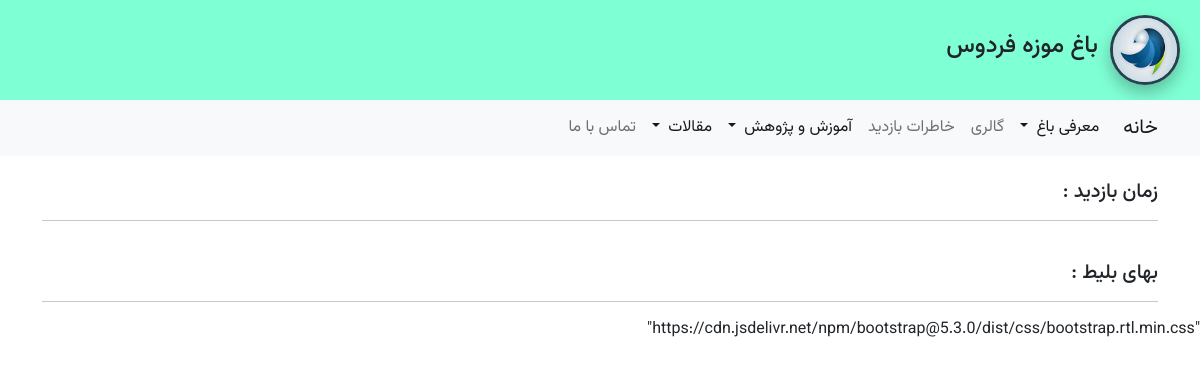
Before: /places/visiting_schedule/ with the older database file.
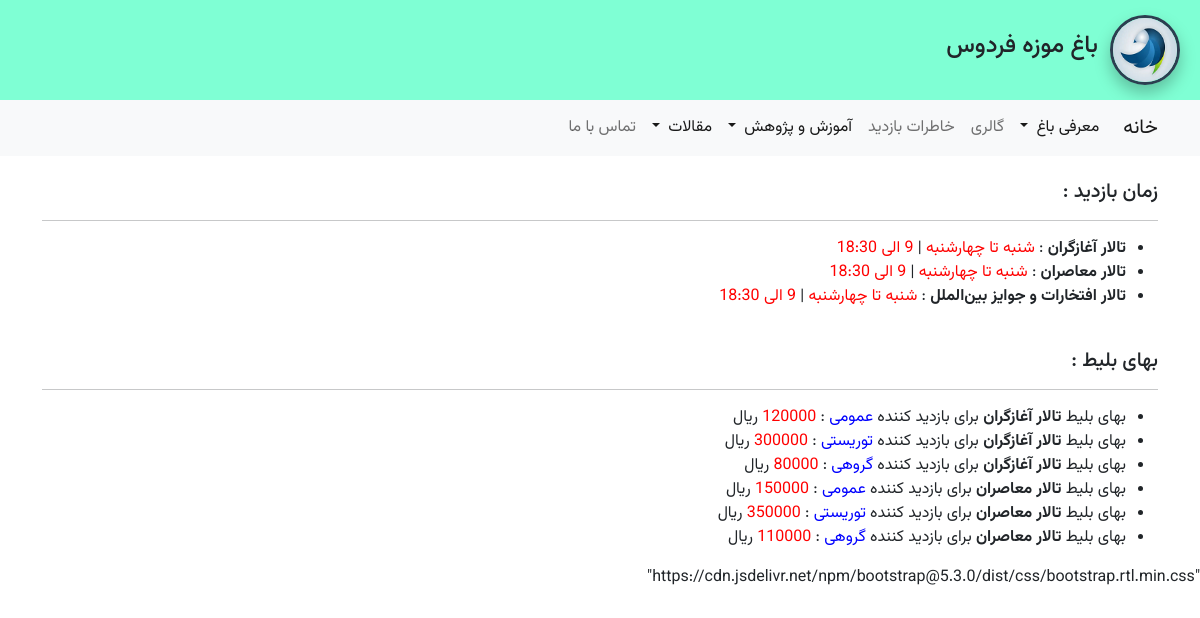
After: the same page with the newer database file.
### apps/places/models.py (models this page shows, shortened)
class Place(models.Model):
    title = models.CharField(max_length=100 , verbose_name='نام مکان')
    description = models.TextField(verbose_name='توضیحات' , default='description')
    image = models.ImageField(upload_to='images/places/', verbose_name='تصویر')
    visiting_day = models.CharField(max_length=100,verbose_name='روزهای بازدید')
    visiting_hour = models.CharField(max_length=100 , verbose_name='ساعت بازدید')
    ruls = models.TextField(verbose_name='قوانین')
    register_date = models.DateTimeField(default=timezone.now,verbose_name='تاریخ و زمان ثبت')
    def __str__(self):
        return self.title
    class Meta:
        verbose_name = 'مکان'
        verbose_name_plural = 'مکان ها'
        db_table = 't_Places'

class TicketPrice(models.Model):
    place = models.ForeignKey(Place,on_delete=models.CASCADE,verbose_name='مکان')
    visitor_type = models.ForeignKey(VisitorsType,on_delete=models.CASCADE,verbose_name='گروه بازدید')
    price = models.IntegerField(default=0 , verbose_name='بهای بلیط')
    class Meta:
        verbose_name = 'قیمت'
        verbose_name_plural ='قیمت ها'
        db_table = 't_ticket_price'

class VisitorsType(models.Model):
    type_name = models.CharField(max_length=100 , verbose_name='نوع بازدید کننده')
    def __str__(self):
        return self.type_name
    class Meta:
        verbose_name = ' نوع بازدید کننده'
        verbose_name_plural ='بازدید کنندگان'
        db_table = 't_visitors_type'

### apps/places/views.py (the view)
# urls.py: path('visiting_schedule/',views.visiting_schedule , name = 'visiting_schedule'),
def visiting_schedule (request):
   place = Place.objects.all()
   price = TicketPrice.objects.all()
   context ={
       'place' :place,
       'price' :price
   }
   return render ( request ,'place_app/visiting_schedule.html',context)

### apps/main/views.py (called while the page is built)
def media_admin(request):
    return {'media_url':settings.MEDIA_URL,}

### templates/place_app/visiting_schedule.html (shortened to what this page needs)
{% extends 'base.html' %}
{% block content %}
    <h5> زمان بازدید :</h5>
    <hr>
    <ul>
        {% for place in place %}
        <li>
             <strong>{{place.title}}</strong> : <span class="value1">{{place.visiting_day}}</span>  |
                                                <span class="value1">{{place.visiting_hour}}</span>
        </li>
        {% endfor %}
    </ul>
    <br>
    <h5> بهای بلیط : </h5>
    <hr>
    <ul>
        {% for price in price %}
        <li>
            <span>بهای بلیط </span>
             <strong>{{price.place}}</strong>
             <span>برای بازدید کننده</span>
             <span class="value2">{{price.visitor_type}}</span>
             <span> : </span>
             <span class="value1">{{price.price}}</span>
             <span> ریال </span>
        </li>
        {% endfor %}
    </ul>
{% endblock content %}

Changed rows visible on the page:
added Place: title "تالار آغازگران", visiting_day "شنبه تا چهارشنبه", visiting_hour "9 الی 18:30"
added Place: title "تالار معاصران", visiting_day "شنبه تا چهارشنبه", visiting_hour "9 الی 18:30"
added Place: title "تالار افتخارات و جوایز بین‌الملل", visiting_day "شنبه تا چهارشنبه", visiting_hour "9 الی 18:30"
added TicketPrice: place "تالار آغازگران", visitor_type "عمومی", price "120000"
added TicketPrice: place "تالار آغازگران", visitor_type "توریستی", price "300000"
added TicketPrice: place "تالار آغازگران", visitor_type "گروهی", price "80000"
added TicketPrice: place "تالار معاصران", visitor_type "عمومی", price "150000"
added TicketPrice: place "تالار معاصران", visitor_type "توریستی", price "350000"
added TicketPrice: place "تالار معاصران", visitor_type "گروهی", price "110000"
